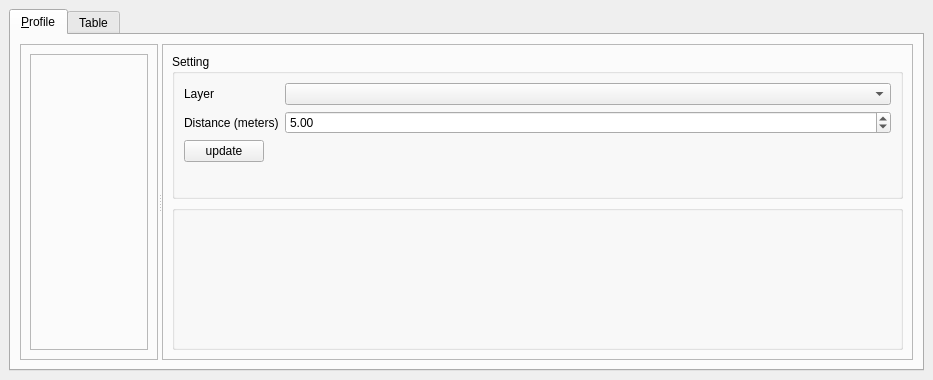
<?xml version="1.0" encoding="UTF-8"?>
<ui version="4.0">
 <class>ProfileWidget</class>
 <widget class="QDockWidget" name="ProfileWidget">
  <property name="geometry">
   <rect>
    <x>0</x>
    <y>0</y>
    <width>933</width>
    <height>380</height>
   </rect>
  </property>
  <property name="windowTitle">
   <string>Sanibid Profile Tool</string>
  </property>
  <widget class="QWidget" name="dockWidgetContents">
   <property name="sizePolicy">
    <sizepolicy hsizetype="Expanding" vsizetype="Expanding">
     <horstretch>0</horstretch>
     <verstretch>0</verstretch>
    </sizepolicy>
   </property>
   <layout class="QVBoxLayout" name="verticalLayout">
    <item>
     <widget class="QTabWidget" name="tabWidget">
      <property name="autoFillBackground">
       <bool>true</bool>
      </property>
      <property name="tabPosition">
       <enum>QTabWidget::North</enum>
      </property>
      <property name="tabShape">
       <enum>QTabWidget::Rounded</enum>
      </property>
      <property name="currentIndex">
       <number>0</number>
      </property>
      <property name="elideMode">
       <enum>Qt::ElideNone</enum>
      </property>
      <property name="usesScrollButtons">
       <bool>true</bool>
      </property>
      <widget class="QWidget" name="tab_1">
       <property name="sizePolicy">
        <sizepolicy hsizetype="Expanding" vsizetype="Expanding">
         <horstretch>0</horstretch>
         <verstretch>0</verstretch>
        </sizepolicy>
       </property>
       <attribute name="title">
        <string>&amp;Profile</string>
       </attribute>
       <layout class="QHBoxLayout" name="horizontalLayout_5">
        <item>
         <widget class="QSplitter" name="splitter">
          <property name="orientation">
           <enum>Qt::Horizontal</enum>
          </property>
          <widget class="QFrame" name="frame">
           <property name="frameShape">
            <enum>QFrame::StyledPanel</enum>
           </property>
           <property name="frameShadow">
            <enum>QFrame::Raised</enum>
           </property>
           <layout class="QGridLayout" name="gridLayout_3">
            <item row="0" column="0">
             <widget class="QFrame" name="frame_for_plot">
              <property name="sizePolicy">
               <sizepolicy hsizetype="Expanding" vsizetype="Preferred">
                <horstretch>0</horstretch>
                <verstretch>1</verstretch>
               </sizepolicy>
              </property>
              <property name="frameShape">
               <enum>QFrame::StyledPanel</enum>
              </property>
              <property name="frameShadow">
               <enum>QFrame::Raised</enum>
              </property>
              <layout class="QVBoxLayout" name="verticalLayout_4"/>
             </widget>
            </item>
           </layout>
          </widget>
          <widget class="QFrame" name="frame_2">
           <property name="frameShape">
            <enum>QFrame::StyledPanel</enum>
           </property>
           <property name="frameShadow">
            <enum>QFrame::Raised</enum>
           </property>
           <layout class="QVBoxLayout" name="verticalLayout_3">
            <item>
             <widget class="QGroupBox" name="groupBox">
              <property name="title">
               <string>Setting</string>
              </property>
              <layout class="QFormLayout" name="formLayout">
               <item row="0" column="0">
                <widget class="QLabel" name="layerLabel">
                 <property name="text">
                  <string>Layer</string>
                 </property>
                </widget>
               </item>
               <item row="0" column="1">
                <widget class="QComboBox" name="layerComboBox"/>
               </item>
               <item row="1" column="0">
                <widget class="QLabel" name="distanceLabel">
                 <property name="text">
                  <string>Distance (meters)</string>
                 </property>
                </widget>
               </item>
               <item row="1" column="1">
                <widget class="QDoubleSpinBox" name="distanceDoubleSpinBox">
                 <property name="minimum">
                  <double>0.100000000000000</double>
                 </property>
                 <property name="value">
                  <double>5.000000000000000</double>
                 </property>
                </widget>
               </item>
               <item row="2" column="0">
                <widget class="QPushButton" name="updateButton">
                 <property name="text">
                  <string>update</string>
                 </property>
                </widget>
               </item>
              </layout>
             </widget>
            </item>
            <item>
             <widget class="QGroupBox" name="groupBox_4">
              <property name="title">
               <string/>
              </property>
             </widget>
            </item>
           </layout>
          </widget>
         </widget>
        </item>
       </layout>
      </widget>
      <widget class="QWidget" name="tab_2">
       <attribute name="title">
        <string>Table</string>
       </attribute>
       <layout class="QVBoxLayout" name="verticalLayout_2">
        <item>
         <widget class="QScrollArea" name="scrollArea">
          <property name="widgetResizable">
           <bool>true</bool>
          </property>
          <widget class="QWidget" name="scrollAreaWidgetContents">
           <property name="geometry">
            <rect>
             <x>0</x>
             <y>0</y>
             <width>891</width>
             <height>292</height>
            </rect>
           </property>
          </widget>
         </widget>
        </item>
       </layout>
      </widget>
     </widget>
    </item>
   </layout>
  </widget>
 </widget>
 <resources/>
 <connections/>
</ui>
